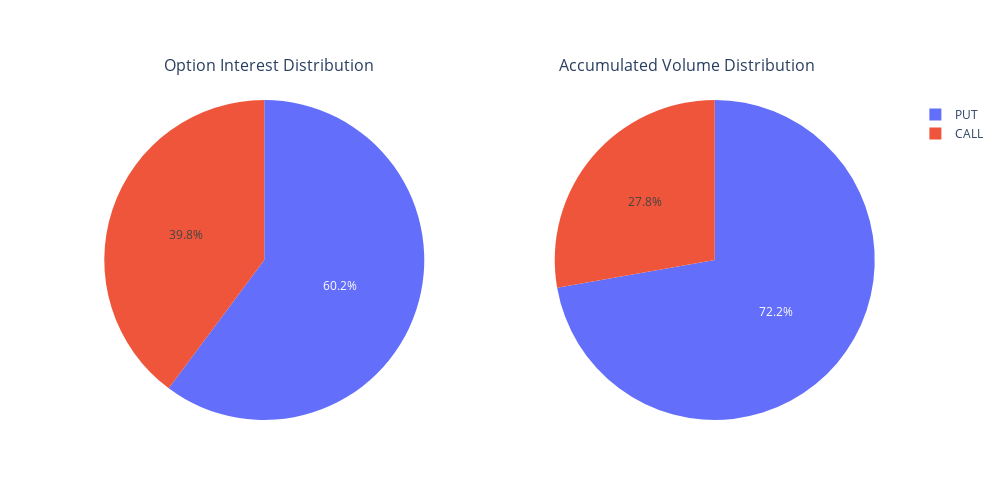

Notebook source saved alongside this figure:
### Code cell
options_data = options_data.dropna(subset=['OPINT_1', 'ACVOL_UNS'])

fig = make_subplots(rows=1, cols=2, specs=[[{'type':'pie'}, {'type':'pie'}]])

fig.add_trace(
    go.Pie(labels=options_data['PUTCALLIND'], values=options_data['OPINT_1'], name='Option Interest'),
    row=1, col=1
)

fig.add_trace(
    go.Pie(labels=options_data['PUTCALLIND'], values=options_data['ACVOL_UNS'], name='Accumulated Volume'),
    row=1, col=2
)

fig.update_layout(
    width=1000,
    height=500,
    annotations=[
        dict(text='Option Interest Distribution', x=0.1, xref='paper', y=1.15, yref='paper', showarrow=False, font=dict(size=16)),
        dict(text='Accumulated Volume Distribution', x=0.9, xref='paper', y=1.15, yref='paper', showarrow=False, font=dict(size=16))
    ]
)

fig.show()

### Figure 1 — Plotly figure (JSON) as saved in the notebook; plotly's stock layout.template omitted (floating-point values rounded to 4 significant figures)
{"data": [{"domain": {"x": [0, 0.45], "y": [0, 1]}, "labels": ["PUT ", "PUT ", "PUT ", "PUT ", "PUT ", "PUT ", "PUT ", "PUT ", "PUT ", "PUT ", "PUT ", "PUT ", "CALL", "PUT ", "PUT ", "PUT ", "PUT ", "CALL", "PUT ", "CALL", "PUT ", "PUT ", "CALL", "CALL", "PUT ", "PUT ", "CALL", "PUT ", "CALL", "PUT ", "CALL", "CALL", "CALL", "PUT ", "CALL", "CALL", "CALL", "CALL", "PUT ", "PUT ", "PUT ", "PUT ", "PUT ", "CALL", "CALL", "CALL", "CALL", "CALL", "PUT ", "PUT ", "PUT ", "PUT ", "CALL", "PUT ", "PUT ", "CALL", "PUT ", "PUT ", "CALL", "CALL", "CALL", "PUT ", "PUT ", "CALL"], "name": "Option Interest", "type": "pie", "values": [8186, 5088, 5930, 2852, 4022, 9387, 16390, 1083, 2150, 7240, 9661, 7797, 2075, 426, 10768, 817, 1798, 189, 3148, 1402, 5119, 337, 6920, 469, 617, 2039, 5417, 3569, 2424, 498, 8449, 4195, 6531, 827, 8730, 13192, 2235, 7084, 1002, 1442, 33, 1432, 3101, 1584, 20, 53, 1402, 470, 15, 634, 81, 425, 0, 565, 20, 2301, 5616, 5, 53, 5443, 0, 1679, 8484, 8194]}, {"domain": {"x": [0.55, 1], "y": [0, 1]}, "labels": ["PUT ", "PUT ", "PUT ", "PUT ", "PUT ", "PUT ", "PUT ", "PUT ", "PUT ", "PUT ", "PUT ", "PUT ", "CALL", "PUT ", "PUT ", "PUT ", "PUT ", "CALL", "PUT ", "CALL", "PUT ", "PUT ", "CALL", "CALL", "PUT ", "PUT ", "CALL", "PUT ", "CALL", "PUT ", "CALL", "CALL", "CALL", "PUT ", "CALL", "CALL", "CALL", "CALL", "PUT ", "PUT ", "PUT ", "PUT ", "PUT ", "CALL", "CALL", "CALL", "CALL", "CALL", "PUT ", "PUT ", "PUT ", "PUT ", "CALL", "PUT ", "PUT ", "CALL", "PUT ", "PUT ", "CALL", "CALL", "CALL", "PUT ", "PUT ", "CALL"], "name": "Accumulated Volume", "type": "pie", "values": [80, 100, 100, 100, 100, 100, 100, 720, 2, 100, 6, 243, 2, 94, 150, 93, 14, 10, 200, 5, 117, 67, 7, 1, 93, 492, 5, 3, 9, 91, 26, 10, 128, 4, 856, 16, 724, 5, 1330, 15, 4, 1, 25, 10, 10, 1, 20, 10, 1, 2, 720, 1, 720, 140, 6, 2, 2, 5, 2, 5, 6, 660, 660, 1]}], "layout": {"annotations": [{"font": {"size": 16}, "showarrow": false, "text": "Option Interest Distribution", "x": 0.1, "xref": "paper", "y": 1.15, "yref": "paper"}, {"font": {"size": 16}, "showarrow": false, "text": "Accumulated Volume Distribution", "x": 0.9, "xref": "paper", "y": 1.15, "yref": "paper"}], "height": 500, "width": 1000}}
